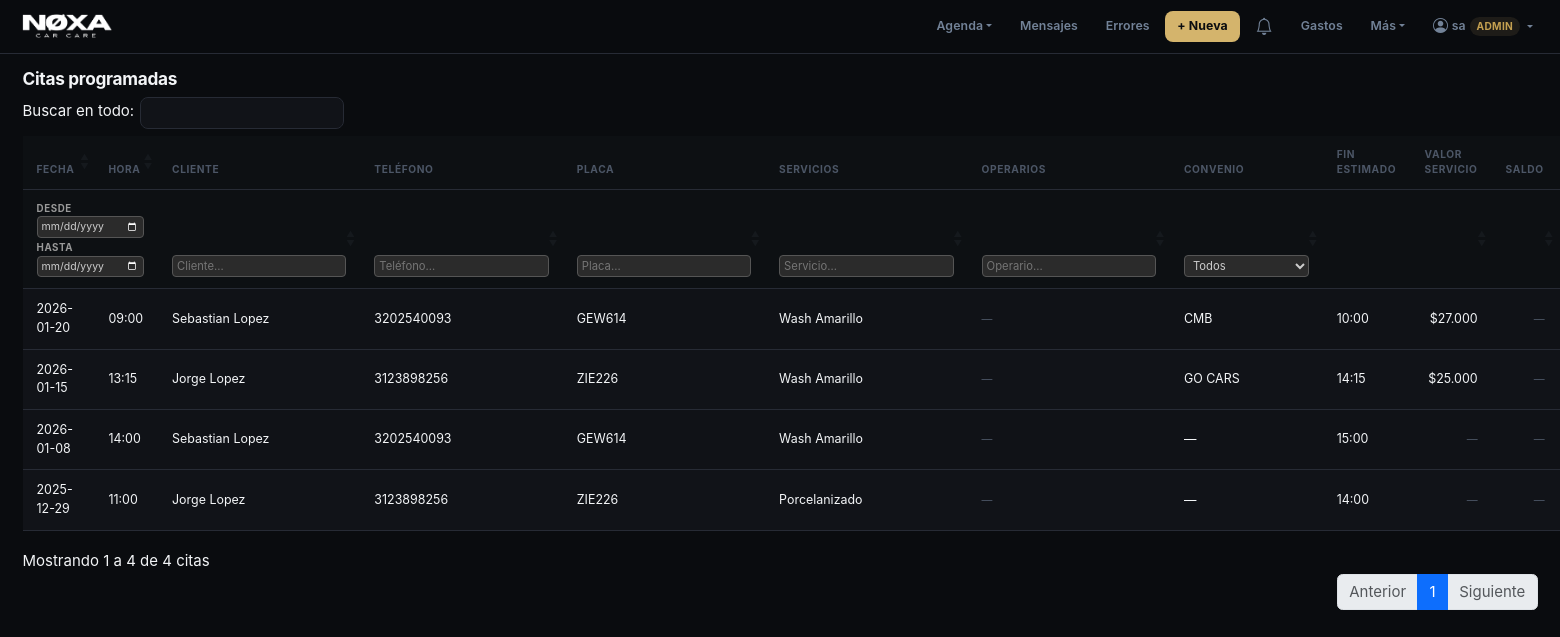
The app's page /appointments (signed in) with its own data.
### app.py (models this page shows, shortened)
class User(db.Model):
    __tablename__ = "users"
    id           = db.Column(db.Integer, primary_key=True)
    username     = db.Column(db.String(80), nullable=False, unique=True)
    password_hash= db.Column(db.String(256), nullable=False)
    role         = db.Column(db.String(20), nullable=False, default="operario")
    is_active    = db.Column(db.Boolean, default=True)
    created_at   = db.Column(db.DateTime, nullable=False, default=datetime.utcnow)
    must_change_password = db.Column(db.Boolean, default=False)
    salary          = db.Column(db.Integer, default=0)
    is_trial_period = db.Column(db.Boolean, default=False)  # override manual (legado)
    hire_date       = db.Column(db.Date, nullable=True)     # fecha real de ingreso

class Appointment(db.Model):
    __tablename__ = "appointments"
    id = db.Column(db.Integer, primary_key=True)
    customer_name = db.Column(db.String(120), nullable=True)
    plate = db.Column(db.String(20), nullable=True)
    phone = db.Column(db.String(20))
    services = db.Column(db.String(255), nullable=False)  # "Wash Morado, Motor"
    start_datetime = db.Column(db.DateTime, nullable=False)
    end_datetime = db.Column(db.DateTime, nullable=False)
    notes = db.Column(db.Text, nullable=True)
    vehicle_type_id = db.Column(
        db.Integer,
        db.ForeignKey("vehicle_types.id"),
        nullable=True
    )
    agreement_id = db.Column(
        db.Integer,
        db.ForeignKey("agreements.id"),
        nullable=True
    )
    booking_adjustment_type  = db.Column(db.String(20), nullable=True)
    booking_adjustment_mode  = db.Column(db.String(20), nullable=True)
    booking_adjustment_value = db.Column(db.Integer,    nullable=True)
    agreement = db.relationship("Agreement")
    vehicle_type = db.relationship("VehicleType")
    status = db.Column(db.String(20), nullable=False, default="scheduled")
    source = db.Column(db.String(50), nullable=True)
    work_status         = db.Column(db.String(20), nullable=False, default="pending")
    work_started_at     = db.Column(db.DateTime, nullable=True)
    work_paused_at      = db.Column(db.DateTime, nullable=True)
    work_ended_at       = db.Column(db.DateTime, nullable=True)
    total_pause_seconds = db.Column(db.Integer, nullable=False, default=0)
    notif_reminder_sent  = db.Column(db.Boolean, default=False)  # recordatorio al admin 30 min antes
    notif_client_sent    = db.Column(db.Boolean, default=False)  # recordatorio al cliente día anterior
    notif_ceramic_sent   = db.Column(db.Boolean, default=False)  # seguimiento cerámico 3 meses
    notif_reengagement_sent = db.Column(db.Boolean, default=False)  # reactivación 3 semanas sin volver
    notif_post_service_sent = db.Column(db.Boolean, default=False)  # seguimiento 7 días post-entrega
    operator_assignments = db.relationship(
        "AppointmentOperator", cascade="all, delete-orphan", lazy="joined"
    )
    adjustments = db.relationship(
        "AppointmentAdjustment", cascade="all, delete-orphan",
        order_by="AppointmentAdjustment.id", lazy="selectin"
    )
    payments = db.relationship(
        "AppointmentPayment", cascade="all, delete-orphan",
        order_by="AppointmentPayment.paid_on, AppointmentPayment.id", lazy="selectin"
    )

class Agreement(db.Model):
    __tablename__ = "agreements"
    id = db.Column(db.Integer, primary_key=True)
    name = db.Column(db.String(120), nullable=False, unique=True)
    discount_type = db.Column(db.String(20), nullable=False)
    value = db.Column(db.Integer, nullable=False)
    is_active = db.Column(db.Boolean, default=True)
    created_at = db.Column(db.DateTime, nullable=False, default=datetime.utcnow)

### app.py (the view)
@app.route("/appointments")
def appointments_list():
    appointments = Appointment.query.order_by(Appointment.start_datetime.asc()).all()
    agreements   = Agreement.query.filter_by(is_active=True).order_by(Agreement.name).all()
    plata = {a.id: appointment_money(a) for a in appointments}
    return render_template(
        "appointments_list.html",
        appointments=appointments,
        agreements=agreements,
        estimated_prices={k: v["total"] for k, v in plata.items()},
        plata=plata,
    )

### app.py (called while the page is built, shortened)
def calculate_real_price(service_ids: list[int], vehicle_type_id: int) -> int:
    total_price = 0
    for sid in service_ids:
        sp = (
            ServicePrice.query
            .filter_by(service_id=sid, vehicle_type_id=vehicle_type_id, is_active=True)
            .first()
        )
        if sp:
            total_price += sp.price
    return int(total_price)

def split_price_by_agreement_eligibility(service_ids: list[int], vehicle_type_id: int) -> tuple[int, int]:
    discountable = 0
    excluded = 0
    for sid in service_ids:
        sp = ServicePrice.query.filter_by(
            service_id=sid, vehicle_type_id=vehicle_type_id, is_active=True
        ).first()
        if not sp:
            continue
        service = Service.query.get(sid)
        if service and service.name in AGREEMENT_EXCLUDED_SERVICES:
            excluded += sp.price
        else:
            discountable += sp.price
    return int(discountable), int(excluded)

def apply_agreement_discount(price: int, agreement: Agreement | None) -> int:
    if not agreement or not agreement.is_active:
        return price
    if agreement.discount_type == "percentage":
        discount = int(round(price * (agreement.value / 100)))
    else:
        discount = agreement.value
    return max(price - discount, 0)

def apply_agreement_discount_split(service_ids: list[int], vehicle_type_id: int, agreement: Agreement | None) -> tuple[int, int]:
    discountable, excluded = split_price_by_agreement_eligibility(service_ids, vehicle_type_id)
    base_total = discountable + excluded
    discounted = apply_agreement_discount(discountable, agreement)
    return discounted + excluded, base_total

def apply_adjustments(subtotal: int, adjustments, lista: int | None = None) -> tuple[int, list]:
    precio_lista = subtotal if lista is None else lista
    total = subtotal
    detalle = []
    return max(total, 0), detalle

@app.context_processor
def inject_user():
    return {"current_user": getattr(g, "current_user", None)}

@app.template_filter("sin_tildes")
def _filtro_sin_tildes(texto):
    import unicodedata
    return "".join(
        c for c in unicodedata.normalize("NFD", texto or "")
        if unicodedata.category(c) != "Mn"
    )

### templates/appointments_list.html (shortened to what this page needs)
{% extends "base.html" %}
{% block extra_head %}
<link rel="stylesheet"
      href="https://cdn.datatables.net/1.13.6/css/dataTables.bootstrap5.min.css">
<link rel="stylesheet"
      href="https://cdn.datatables.net/buttons/2.4.1/css/buttons.bootstrap5.min.css">
{% endblock %}
{% block content %}
<h2>Citas programadas</h2>
<table id="appointmentsTable"
       class="table table-dark table-striped table-sm align-middle mt-4">
  <thead>
    <tr>
      <th>Fecha</th>
      <th>Hora</th>
      <th>Cliente</th>
      <th>Teléfono</th>
      <th>Placa</th>
      <th>Servicios</th>
      <th>Operarios</th>
      <th>Convenio</th>
      <th>Fin estimado</th>
      <th>Valor servicio</th>
      <th>Saldo</th>
    </tr>
    <tr class="filters">
      <th colspan="2">
        <div class="date-range-filter">
          <div>
            <label>Desde</label>
            <input type="date" id="filterDesde">
          </div>
          <div>
            <label>Hasta</label>
            <input type="date" id="filterHasta">
          </div>
        </div>
      </th>
      <th><input type="text" data-col="3" placeholder="Cliente…"></th>
      <th><input type="text" data-col="4" placeholder="Teléfono…"></th>
      <th><input type="text" data-col="5" placeholder="Placa…"></th>
      <th><input type="text" data-col="6" placeholder="Servicio…"></th>
      <th><input type="text" data-col="7" placeholder="Operario…"></th>
      <th>
        <select id="filterConvenio">
          <option value="">Todos</option>
        </select>
      </th>
      <th></th>
      <th></th>
      <th></th>
    </tr>
  </thead>
  <tbody>
  {% for a in appointments %}
    <tr>
      <td>{{ a.start_datetime.strftime("%Y-%m-%d") }}</td>
      <td>{{ a.start_datetime.strftime("%H:%M") }}</td>
      <td data-search="{{ a.customer_name }} {{ a.customer_name | sin_tildes }}">{{ a.customer_name }}</td>
      <td>{{ a.phone or "-" }}</td>
      <td>{{ a.plate or "-" }}</td>
      <td data-search="{{ a.services }} {{ a.services | sin_tildes }}">{{ a.services }}</td>
      <td>
        {% if a.operator_assignments %}
          {% for ao in a.operator_assignments %}
            <span class="badge bg-secondary">{{ ao.user.username }}</span>
          {% endfor %}
        {% else %}
          <span class="text-muted small">—</span>
        {% endif %}
      </td>
      <td>
        {% if a.agreement %}
          {{ a.agreement.name }}
        {% else %}
          —
        {% endif %}
      </td>
      <td>{{ a.end_datetime.strftime("%H:%M") }}</td>
      <td class="text-end">
        {% set precio = estimated_prices.get(a.id, 0) %}
        {% if precio %}
          ${{ "{:,}".format(precio).replace(",", ".") }}
        {% else %}
          <span class="text-muted small">—</span>
        {% endif %}
      </td>
      <td class="text-end">
        {% set p = plata.get(a.id) %}
        {% if p and p.abonado %}
          {% if p.saldo > 0 %}
            <span class="text-warning fw-semibold">${{ "{:,}".format(p.saldo).replace(",", ".") }}</span>
          {% elif p.saldo < 0 %}
            <span class="text-success small">${{ "{:,}".format(p.saldo | abs).replace(",", ".") }} a favor</span>
          {% else %}
            <span class="text-success small">Pagado</span>
          {% endif %}
        {% else %}
          <span class="text-muted small">—</span>
        {% endif %}
      </td>
    </tr>
  {% endfor %}
  </tbody>
</table>
{% endblock %}

### templates/base.html (shortened to what this page needs)
<!doctype html>
<html lang="es">
<head>
  <link href="https://cdn.jsdelivr.net/npm/bootstrap@5.3.3/dist/css/bootstrap.min.css" rel="stylesheet">
  <link href="https://cdn.jsdelivr.net/npm/bootstrap-icons@1.11.3/font/bootstrap-icons.min.css" rel="stylesheet">
  {% block extra_head %}{% endblock %}
</head>
<body>
<nav class="navbar navbar-expand-lg mb-0"
     style="background:rgba(10,12,15,0.95);backdrop-filter:blur(20px);-webkit-backdrop-filter:blur(20px);border-bottom:1px solid var(--border);">
  <div class="container-fluid px-3">
    <a class="navbar-brand"
       href="{{ url_for('whatsapp_inbox') if current_user and current_user.role == 'marketing' else url_for('calendar_view') }}"
       style="padding:0;">
      <img src="{{ url_for('static', filename='img/logotipo.png') }}" alt="Agenda Detailing" class="navbar-logo"
        onerror="this.style.display='none';this.insertAdjacentHTML('afterend','<span class=\'navbar-brand-text\'>Agenda</span>');">
    </a>
    <div class="collapse navbar-collapse justify-content-end" id="navbarContent">
      <div class="d-flex flex-column flex-lg-row align-items-lg-center gap-1 py-2 py-lg-0">
        {% if not current_user or current_user.role not in ('operario', 'marketing') %}
        <div class="dropdown">
          <button class="nav-link-custom border-0 bg-transparent dropdown-toggle"
                  type="button" data-bs-toggle="dropdown" aria-expanded="false">Agenda</button>
        </div>
        {% endif %}
        {% if not current_user or current_user.role != 'operario' %}
        <a class="nav-link-custom" href="{{ url_for('whatsapp_inbox') }}">Mensajes</a>
        {% endif %}
        {% if not current_user or current_user.role not in ('operario', 'marketing') %}
        <a class="nav-link-custom" href="{{ url_for('quality_errors_list') }}">Errores</a>
        <a class="nav-link-custom nav-link-accent" href="{{ url_for('new_appointment') }}">+ Nueva</a>
        {% endif %}
        {% if current_user and current_user.role != 'operario' %}
        <div class="dropdown" id="notifWrap">
          <button class="nav-link-custom border-0 bg-transparent position-relative d-flex align-items-center"
                  type="button" data-bs-toggle="dropdown" data-bs-auto-close="outside"
                  aria-expanded="false" aria-label="Notificaciones" title="Notificaciones">
            <i class="bi bi-bell" style="font-size:1.15rem;"></i>
          </button>
        </div>
        {% endif %}
        {% if not current_user or current_user.role not in ('operario', 'marketing') %}
        <a class="nav-link-custom" href="{{ url_for('expenses_new') }}">Gastos</a>
        {% endif %}
        <div class="dropdown">
          <button class="nav-link-custom border-0 bg-transparent dropdown-toggle"
                  type="button" data-bs-toggle="dropdown" aria-expanded="false">Más</button>
        </div>
        {% if current_user %}
        <div class="dropdown">
          <button class="nav-link-custom border-0 bg-transparent dropdown-toggle d-flex align-items-center gap-1"
                  type="button" data-bs-toggle="dropdown" aria-expanded="false">
            <i class="bi bi-person-circle" style="font-size:1rem;"></i>
            <span>{{ current_user.username }}</span>
            <span style="font-size:0.68rem;padding:2px 7px;border-radius:20px;background:var(--accent-bg);color:var(--accent-dk);font-weight:700;text-transform:uppercase;letter-spacing:0.3px;">{{ current_user.role }}</span>
          </button>
        </div>
        {% endif %}
      </div>
    </div>
  </div>
</nav>
<div class="container-fluid px-3 px-lg-4 pt-3">
  {% block content %}{% endblock %}
</div>
</body>
</html>

### templates/base.html (style rules this page uses)
:root { color-scheme: dark; --bg: #0a0c0f; --bg2: #0d1013; --surface: #111318; --surface2: #1a1d23; --border: #272b35; --border2: rgba(212,180,108,0.25); --text: #f3f5f7; --text2: #728297; --text3: #4c5666; --accent: #d4b46c; --accent-dk: #c4a050; --accent-bg: rgba(212,180,108,0.10); --ink: #f3f5f7; --radius: 12px; --radius-sm: 8px; --shadow: 0 1px 3px rgba(0,0,0,0.4), 0 4px 12px rgba(0,0,0,0.25); --shadow-sm: 0 1px 2px rgba(0,0,0,0.3); }
*, *::before, *::after { box-sizing: border-box; }
html, body { margin: 0; padding: 0; background-color: var(--bg) !important; color: var(--text); font-family: -apple-system, BlinkMacSystemFont, "Segoe UI", sans-serif; -webkit-font-smoothing: antialiased; font-size: 15px; }
.container-fluid, .container { background: transparent !important; }
h1, h2, h3, h4, h5, h6 { color: var(--text); font-weight: 700; letter-spacing: -0.3px; }
h2 { font-size: 1.15rem; }
p, span, td, li { color: var(--text2); }
.navbar-logo { height: 36px; width: auto; display: block; }
.nav-link-custom { color: var(--text2); text-decoration: none; font-size: 0.82rem; font-weight: 600; padding: 6px 12px; border-radius: var(--radius-sm); transition: color 0.15s, background 0.15s; letter-spacing: 0.1px; cursor: pointer; white-space: nowrap; }
.nav-link-accent { color: #0a0c0f !important; background: var(--accent) !important; font-weight: 700; }
input[type="date"], input[type="time"] { color-scheme: dark; }
.table-dark { --bs-table-bg: var(--surface) !important; --bs-table-hover-bg: var(--bg) !important; --bs-table-border-color: var(--border) !important; color: var(--text) !important; font-size: 0.83rem; }
.table-dark thead th { background: var(--bg2) !important; color: var(--text3) !important; font-weight: 700 !important; font-size: 0.68rem !important; text-transform: uppercase !important; letter-spacing: 0.6px !important; border-bottom: 1px solid var(--border) !important; padding: 11px 14px !important; }
.table-dark td { padding: 11px 14px !important; vertical-align: middle !important; color: var(--text) !important; border-color: var(--border) !important; }
.text-muted { color: var(--text3) !important; }
nav.navbar { position: relative; z-index: 1040; }

### templates/appointments_list.html (style rules this page uses)
#appointmentsTable thead tr.filters th input, #appointmentsTable thead tr.filters th select { width: 100%; font-size: 0.75rem; padding: 2px 4px; background: #2b2b2b; color: #ccc; border: 1px solid #555; border-radius: 4px; }
#appointmentsTable thead tr.filters th select option { background: #2b2b2b; }
.date-range-filter { display: flex; flex-direction: column; gap: 2px; }
.date-range-filter input { font-size: 0.7rem !important; }
.date-range-filter label { font-size: 0.65rem; color: #999; margin: 0; }

### records on screen
User: username "sa", role "ADMIN"
Appointment: start_datetime "2025-12-29", start_datetime "11:00", customer_name "Jorge Lopez", phone "3123898256", plate "ZIE226", services "Porcelanizado", end_datetime "14:00"
Appointment: start_datetime "2026-01-08", start_datetime "14:00", customer_name "Sebastian Lopez", phone "3202540093", plate "GEW614", services "Wash Amarillo", end_datetime "15:00"
Appointment: start_datetime "2026-01-15", start_datetime "13:15", customer_name "Jorge Lopez", phone "3123898256", plate "ZIE226", services "Wash Amarillo", agreement.name "GO CARS", end_datetime "14:15", value "25.000"
Appointment: start_datetime "2026-01-20", start_datetime "09:00", customer_name "Sebastian Lopez", phone "3202540093", plate "GEW614", services "Wash Amarillo", agreement.name "CMB", end_datetime "10:00", value "27.000"
